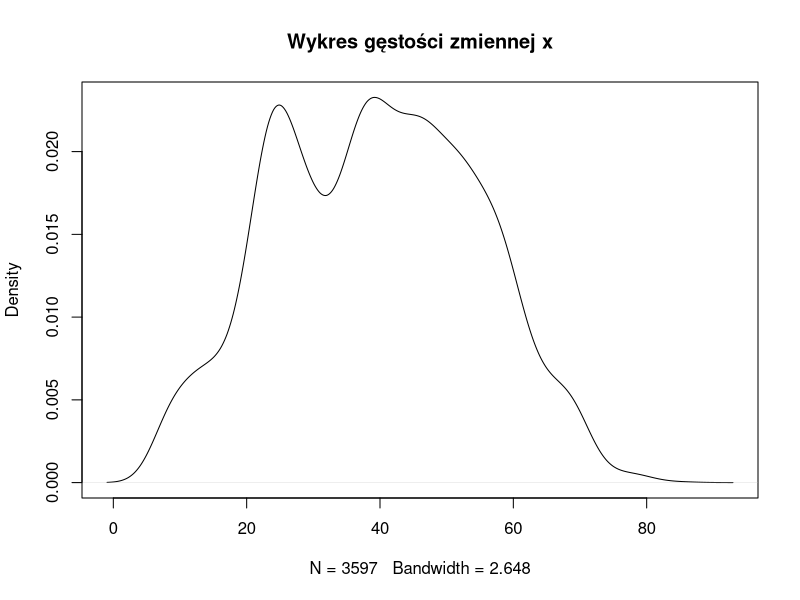
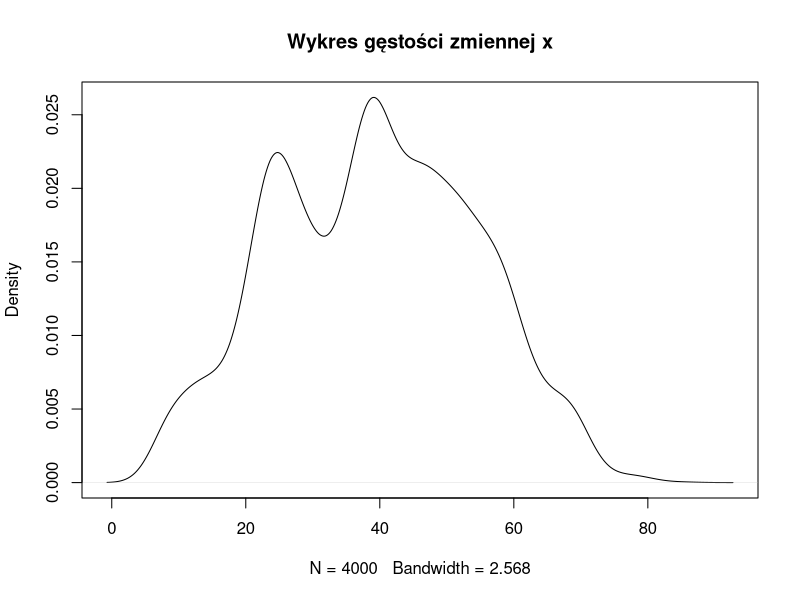
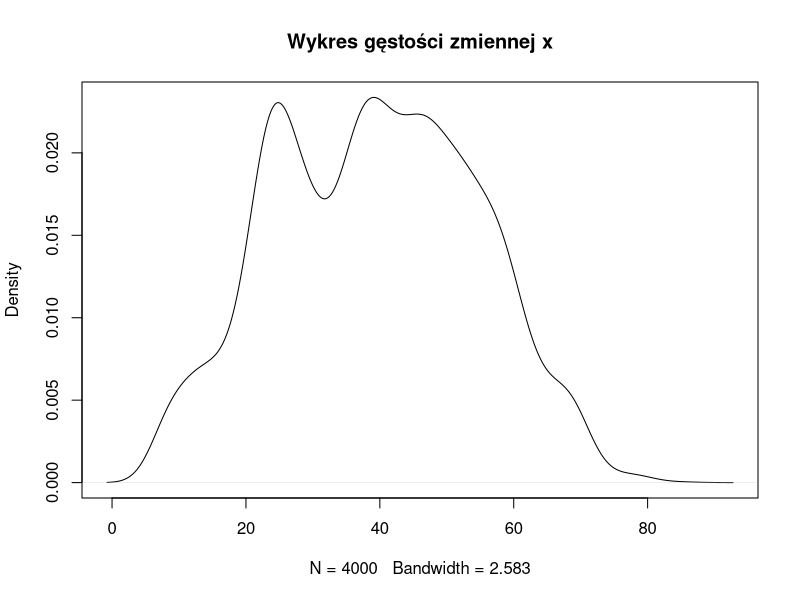
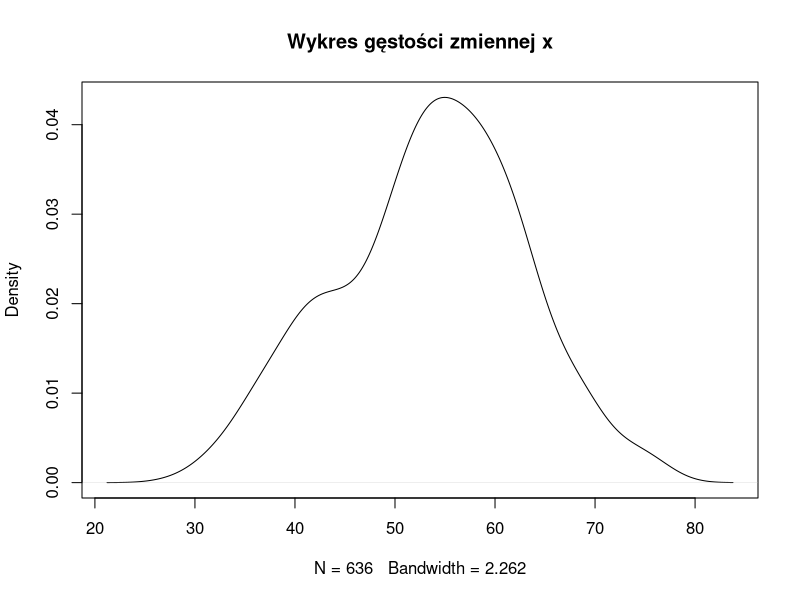
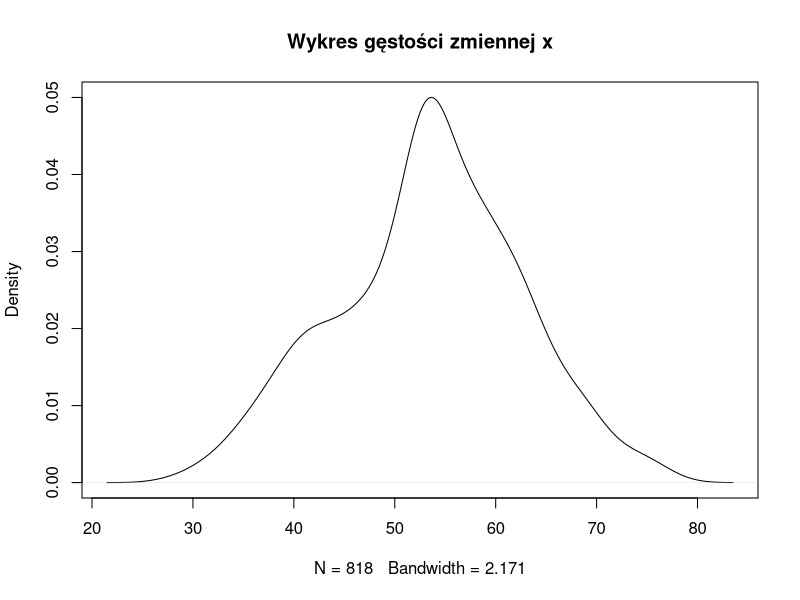
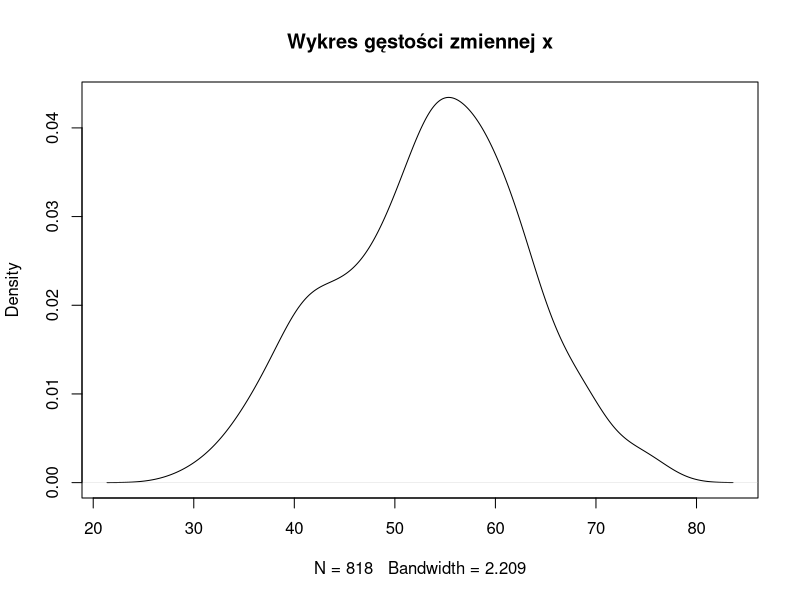
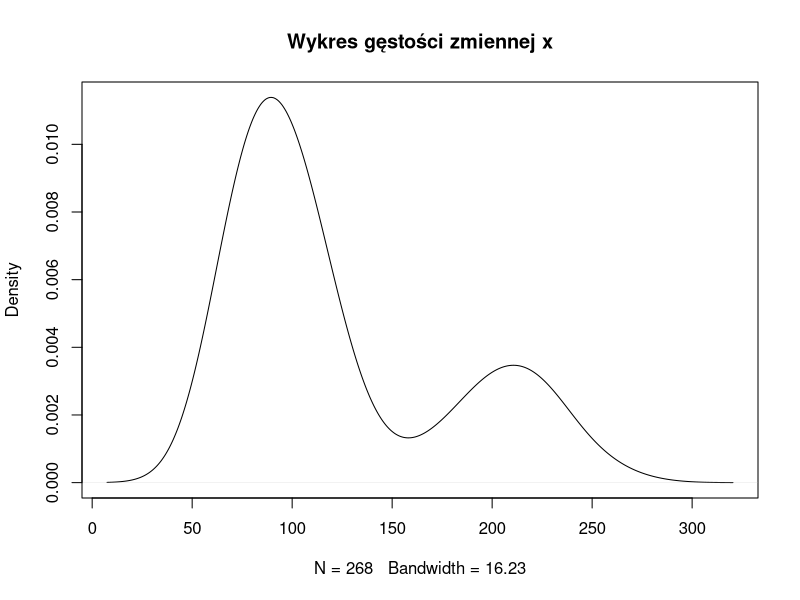
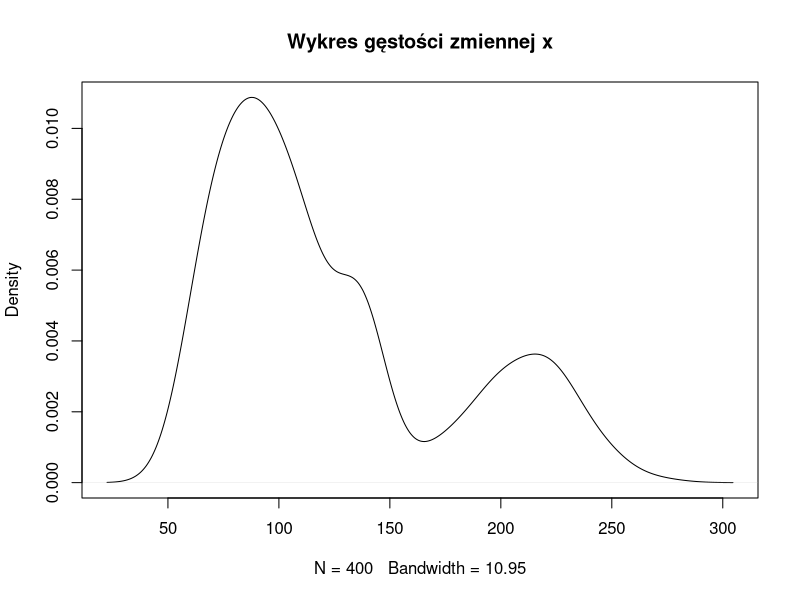

R code for these plots, in order:
library(VIM)
library(caret)
library(psych)

# Wczytanie danych --------------------------------------------------------
dane_S<-read.csv("zad2_Stroke.csv", sep = ";")
dane_A<-read.csv("zad2_Airline.csv", sep = ";")
dane_H<-read.csv("zad2_Heart.csv", sep = ";")

# Zamiana na wartosci numeryczne ------------------------------------------
str(dane_S)
dane_S[,2]<-as.numeric(gsub(",", ".", gsub("\\.", "", dane_S[,2])))
dane_S[,8]<-as.numeric(gsub(",", ".", gsub("\\.", "", dane_S[,8])))
dane_S[,9]<-as.numeric(gsub(",", ".", gsub("\\.", "", dane_S[,9])))

str(dane_H)
dane_H[,10]<-as.numeric(gsub(",", ".", gsub("\\.", "", dane_H[,10])))
#wyswietlenie brakow 
braki_w_kolumnachS <- colSums(is.na(dane_S))
braki_w_kolumnachH <- colSums(is.na(dane_H))
braki_w_kolumnachA <- colSums(is.na(dane_A))

# Metoda I ----------------------------------------------------------------
dane_S1<-na.omit(dane_S)
dane_A1<-na.omit(dane_A)
dane_H1<-na.omit(dane_H)



# Modyfikacja danych i budowa modeli 
# Zbior stroke 
dummy_data <- dummyVars(~ work_type, data = dane_S1)
dummy_data_transformed <- as.data.frame(predict(dummy_data, newdata = dane_S1))
dane_S1 <- cbind(dane_S1, dummy_data_transformed)

dummy_data <- dummyVars(~ Residence_type, data = dane_S1)
dummy_data_transformed <- as.data.frame(predict(dummy_data, newdata = dane_S1))
dane_S1 <- cbind(dane_S1, dummy_data_transformed)

dummy_data <- dummyVars(~ smoking_status, data = dane_S1)
dummy_data_transformed <- as.data.frame(predict(dummy_data, newdata = dane_S1))
dane_S1 <- cbind(dane_S1, dummy_data_transformed)

dane_S1$gender <- ifelse(dane_S1$gender == "Male", 1, 0)
dane_S1$ever_married <- ifelse(dane_S1$ever_married == "Yes", 1, 0)
dane_S1$Stroke <- dane_S1$stroke
dane_S1 <- dane_S1[,-c(6,7,10,11,16,17)]
str(dane_S1$age)
dane_S1$Stroke <- as.factor(dane_S1$Stroke)
# Podzial na zbior uczacy i testowy dla zbioru stroke
set.seed(123)
ind <- sample(2, nrow(dane_S1), replace = TRUE, prob = c(0.7, 0.3))
train_set1 <- dane_S1[ind==1,]
test_set1  <- dane_S1[ind==2,]

# Regresja logistyczna
formula <- Stroke~.
model <- glm(formula , data = train_set1, family = binomial)

# Predykcja na zbiorze testowym
predictions <- predict(model, test_set1, type = 'response')

# Zamiana prawdopodobienstwa na 0 i 1 
predicted_classes <- ifelse(predictions >= 0.5, 1,0)
predicted_classes <- as.factor(predicted_classes)
confusionMatrix(predicted_classes, test_set1$Stroke)


# Zbior Heart
str(dane_H1)
dane_H1$Sex <- ifelse(dane_H1$Sex == "M", 1, 0)
dane_H1$ExerciseAngina <- ifelse(dane_H1$ExerciseAngina == "N",1,0)
dane_H1$Oldpeak <- as.numeric(gsub(",", ".", gsub("\\.", "", dane_H1$Oldpeak)))
dane_H1$HeartDisease <- as.factor(dane_H1$HeartDisease)


dummy_data <- dummyVars(~ ChestPainType, data = dane_H1)
dummy_data_transformed <- as.data.frame(predict(dummy_data, newdata = dane_H1))
dane_H1 <- cbind(dane_H1, dummy_data_transformed)

dummy_data <- dummyVars(~ RestingECG, data = dane_H1)
dummy_data_transformed <- as.data.frame(predict(dummy_data, newdata = dane_H1))
dane_H1 <- cbind(dane_H1, dummy_data_transformed)

dummy_data <- dummyVars(~ ST_Slope, data = dane_H1)
dummy_data_transformed <- as.data.frame(predict(dummy_data, newdata = dane_H1))
dane_H1 <- cbind(dane_H1, dummy_data_transformed)

dane_H1$heartDisease <- dane_H1$HeartDisease
dane_H1 <- dane_H1[,-c(3,7,11,12,16,19,22)]
str(dane_H1)

# Podzial na zbior uczacy i testowy heart 
set.seed(123)
ind <- sample(2, nrow(dane_H1), replace = TRUE, prob = c(0.7, 0.3))
train_set2 <- dane_H1[ind==1,]
test_set2  <- dane_H1[ind==2,]

# Model 
formula <- heartDisease~.
model <- glm(formula , data = train_set2, family = binomial)

# Predykcja na zbiorze testowym
predictions <- predict(model, test_set2, type = 'response')

#Zamiana prawdopodobienstwa na 0 i 1 
predicted_classes <- ifelse(predictions >= 0.5, 1,0)
predicted_classes <- as.factor(predicted_classes)
confusionMatrix(predicted_classes, test_set2$heartDisease)

# Zbior Airline 
str(dane_A1)

dane_A1$satisfaction <- as.factor(dane_A1$satisfaction)
dane_A1$satisfaction <- as.integer(dane_A1$satisfaction)-1
dane_A1$satisfaction <- as.factor(dane_A1$satisfaction)

dane_A1$Gender <- ifelse(dane_A1$Gender == "Male",1,0)
dane_A1$Customer.Type <- ifelse(dane_A1$Customer.Type == "Loyal Customer",1,0)
dane_A1$Type.of.Travel <- ifelse(dane_A1$Type.of.Travel == "Personal Travel",1,0)

dummy_data <- dummyVars(~ Class, data = dane_A1)
dummy_data_transformed <- as.data.frame(predict(dummy_data, newdata = dane_A1))
dane_A1 <- cbind(dane_A1, dummy_data_transformed)

dane_A1$Satisfaction <- dane_A1$satisfaction 
dane_A1 <- dane_A1[,-c(1,6,26)]
str(dane_A1)

# Podzial na zbior uczacy i testowy heart 
set.seed(123)
ind <- sample(2, nrow(dane_A1), replace = TRUE, prob = c(0.7, 0.3))
train_set3 <- dane_A1[ind==1,]
test_set3  <- dane_A1[ind==2,]

# Model 
formula <- Satisfaction~.
model <- glm(formula , data = train_set3, family = binomial)

# Predykcja na zbiorze testowym
predictions <- predict(model, test_set3, type = 'response')

# Zamiana prawdopodobienstwa na 0 i 1 
predicted_classes <- ifelse(predictions >= 0.5, 1,0)
predicted_classes <- as.factor(predicted_classes)
confusionMatrix(predicted_classes, test_set3$Satisfaction)



# Sprawdzenie wartosci odstających ----------------------------------------
dane_S3<-na.omit(dane_S)
dane_A3<-na.omit(dane_A)
dane_H3<-na.omit(dane_H)
# Funkcja do wykrywania wartosci odstających na podstawie odchylenia standardowego
detect_outliers_std <- function(series, n_std = 3) {
  mean_val <- mean(series)
  std_val <- sd(series)
  lower_bound <- mean_val - n_std * std_val
  upper_bound <- mean_val + n_std * std_val
  outliers <- (series < lower_bound) | (series > upper_bound)
  return(data.frame(Liczba_Obserwacji = sum(outliers), Dolna_Granica = lower_bound, Gorna_Granica = upper_bound))
}


# Obliczenie wartosci odstajacych dla kazdego zbioru danych ---------------
# Funkcje do wykrywania wartosci odstających dla kazdej kolumny
outliers_std <- lapply(dane_A3, detect_outliers_std)
# Tworzenie ramki danych
outliers_std_df <- do.call(rbind, outliers_std)
outliers_std_df$Nazwa_Zmiennej <- rownames(outliers_std_df)
rownames(outliers_std_df) <- NULL
# Wyswietlenie wynikowych ramek danych
print("\nOutliers Standard Deviation:")
print(outliers_std_df) 

# Funkcje do wykrywania wartosci odstających dla kazdej kolumny
outliers_std <- lapply(dane_H3, detect_outliers_std)
# Tworzenie ramki danych dla obu metod
outliers_std_df <- do.call(rbind, outliers_std)
outliers_std_df$Nazwa_Zmiennej <- rownames(outliers_std_df)
rownames(outliers_std_df) <- NULL
# Wyswietlenie wynikowych ramek danych
print("\nOutliers Standard Deviation:")
print(outliers_std_df)

# Funkcje do wykrywania wartosci odstających dla kazdej kolumny
outliers_std <- lapply(dane_S3, detect_outliers_std)
# Tworzenie ramki danych dla obu metod
outliers_std_df <- do.call(rbind, outliers_std)
outliers_std_df$Nazwa_Zmiennej <- rownames(outliers_std_df)

rownames(outliers_std_df) <- NULL
# Wyswietlenie wynikowych ramek danych
print("\nOutliers Standard Deviation:")
print(outliers_std_df)



# Metoda II ---------------------------------------------------------------

# Dane_A
sum(is.na(dane_A$Customer.Type))
unique(dane_A$Customer.Type)
table(dane_A$Customer.Type)
dane_A$Customer.Type[is.na(dane_A$Customer.Type)] <- sample (c('Loyal Customer','disloyal Customer'), prob=c(.80,.20))

sum(is.na(dane_A[,4]))
dane_A$Age[is.na(dane_A[,4])]<-round(mean(dane_A[,4],na.rm=TRUE),0)
unique(dane_A[,4])
table(dane_A[,4])

sum(is.na(dane_A[,11]))
unique(dane_A[,11])
table(dane_A[,11])
dane_A$Gate.location[is.na(dane_A[,11])]<-3
sum(is.na(dane_A[,11]))

sum(is.na(dane_A[,23]))
median(dane_A1[,23])
unique(dane_A[,23])
table(dane_A[,23])
dane_A$Arrival.Delay.in.Minutes[is.na(dane_A[,23])]<-median(dane_A1[,23])
sum(is.na(dane_A[,23]))

sum(is.na(dane_A))

# Dane_H
sum(is.na(dane_H[,1]))
unique(dane_H[,1])
table(dane_H[,1])
dane_H$Age[is.na(dane_H[,1])]<-round(mean(dane_H[,1],na.rm=TRUE),0)
sum(is.na(dane_H[,1]))

sum(is.na(dane_H[,5]))
unique(dane_H[,5])
table(dane_H[,5])
dane_H$Cholesterol[is.na(dane_H[,5])]<-median(dane_H1[,5])
sum(is.na(dane_H[,5]))

sum(is.na(dane_H[,7]))
unique(dane_H[,7])
table(dane_H[,7])
dane_H$RestingECG[is.na(dane_H[,7])]<-"Normal"
sum(is.na(dane_H[,7]))

sum(is.na(dane_H[,9]))
unique(dane_H[,9])
table(dane_H[,9])
dane_H$ExerciseAngina[is.na(dane_H$ExerciseAngina)] <- sample (c('N','Y'), prob=c(.6,.4))
sum(is.na(dane_H[,9]))

sum(is.na(dane_H[,10]))
unique(dane_H[,10])
table(dane_H[,10])
dane_H$Oldpeak[is.na(dane_H[,10])]<-median(dane_H1[,10])
sum(is.na(dane_H[,10]))

sum(is.na(dane_H))

# Dane_S
sum(is.na(dane_S[,4]))
unique(dane_S[,4])
table(dane_S[,4])
dane_S$heart_disease[is.na(dane_S[,4])]<-0
sum(is.na(dane_S[,4]))

sum(is.na(dane_S[,6]))
unique(dane_S[,6])
table(dane_S[,6])
dane_S$work_type[is.na(dane_S[,6])]<-"Private"
sum(is.na(dane_S[,6]))

sum(is.na(dane_S[,8]))
unique(dane_S[,8])
table(dane_S[,8])
dane_S$avg_glucose_level[is.na(dane_S[,8])]<-round(mean(dane_H[,8],na.rm=TRUE),0)
sum(is.na(dane_S[,8]))

sum(is.na(dane_S[,9]))
unique(dane_S[,9])
table(dane_S[,9])
dane_S$bmi[is.na(dane_S[,9])]<-median(dane_S1[,9])
sum(is.na(dane_S[,9]))

sum(is.na(dane_S))


# Budowa modelu dla metody II ----------------------------------------------
dane_SII<-dane_S
dane_AII<-dane_A
dane_HII<-dane_H
#dane_SII
#dane_AII
#dane_HII


# Modyfikacja danych i budowa modeli 
# Zbior stroke 
dummy_data <- dummyVars(~ work_type, data = dane_SII)
dummy_data_transformed <- as.data.frame(predict(dummy_data, newdata = dane_SII))
dane_SII <- cbind(dane_SII, dummy_data_transformed)

dummy_data <- dummyVars(~ Residence_type, data = dane_SII)
dummy_data_transformed <- as.data.frame(predict(dummy_data, newdata = dane_SII))
dane_SII <- cbind(dane_SII, dummy_data_transformed)

dummy_data <- dummyVars(~ smoking_status, data = dane_SII)
dummy_data_transformed <- as.data.frame(predict(dummy_data, newdata = dane_SII))
dane_SII <- cbind(dane_SII, dummy_data_transformed)

dane_SII$gender <- ifelse(dane_SII$gender == "Male", 1, 0)
dane_SII$ever_married <- ifelse(dane_SII$ever_married == "Yes", 1, 0)
dane_SII$Stroke <- dane_SII$stroke
dane_SII <- dane_SII[,-c(6,7,10,11,16,17)]
str(dane_SII$age)
dane_SII$Stroke <- as.factor(dane_SII$Stroke)
# Podzial na zbior uczacy i testowy dla zbioru stroke
set.seed(123)
ind <- sample(2, nrow(dane_SII), replace = TRUE, prob = c(0.7, 0.3))
train_set1 <- dane_SII[ind==1,]
test_set1  <- dane_SII[ind==2,]

# Regresja logistyczna
formula <- Stroke~.
model <- glm(formula , data = train_set1, family = binomial)

# Predykcja na zbiorze testowym
predictions <- predict(model, test_set1, type = 'response')

# Zamiana prawdopodobienstwa na 0 i 1 
predicted_classes <- ifelse(predictions >= 0.5, 1,0)
predicted_classes <- as.factor(predicted_classes)
confusionMatrix(predicted_classes, test_set1$Stroke)


# Zbior Heart
str(dane_HII)
dane_HII$Sex <- ifelse(dane_HII$Sex == "M", 1, 0)
dane_HII$ExerciseAngina <- ifelse(dane_HII$ExerciseAngina == "N",1,0)
dane_HII$Oldpeak <- as.numeric(gsub(",", ".", gsub("\\.", "", dane_HII$Oldpeak)))
dane_HII$HeartDisease <- as.factor(dane_HII$HeartDisease)


dummy_data <- dummyVars(~ ChestPainType, data = dane_HII)
dummy_data_transformed <- as.data.frame(predict(dummy_data, newdata = dane_HII))
dane_HII <- cbind(dane_HII, dummy_data_transformed)

dummy_data <- dummyVars(~ RestingECG, data = dane_HII)
dummy_data_transformed <- as.data.frame(predict(dummy_data, newdata = dane_HII))
dane_HII <- cbind(dane_HII, dummy_data_transformed)

dummy_data <- dummyVars(~ ST_Slope, data = dane_HII)
dummy_data_transformed <- as.data.frame(predict(dummy_data, newdata = dane_HII))
dane_HII <- cbind(dane_HII, dummy_data_transformed)

dane_HII$heartDisease <- dane_HII$HeartDisease
dane_HII <- dane_HII[,-c(3,7,11,12,16,19,22)]
str(dane_HII)

# Podzial na zbior uczacy i testowy heart 
set.seed(123)
ind <- sample(2, nrow(dane_HII), replace = TRUE, prob = c(0.7, 0.3))
train_set2 <- dane_HII[ind==1,]
test_set2  <- dane_HII[ind==2,]

# Model 
formula <- heartDisease~.
model <- glm(formula , data = train_set2, family = binomial)

# Predykcja na zbiorze testowym
predictions <- predict(model, test_set2, type = 'response')

#Zamiana prawdopodobienstwa na 0 i 1 
predicted_classes <- ifelse(predictions >= 0.5, 1,0)
predicted_classes <- as.factor(predicted_classes)
confusionMatrix(predicted_classes, test_set2$heartDisease)

# Zbior Airline 
str(dane_AII)

dane_AII$satisfaction <- as.factor(dane_AII$satisfaction)
dane_AII$satisfaction <- as.integer(dane_AII$satisfaction)-1
dane_AII$satisfaction <- as.factor(dane_AII$satisfaction)

dane_AII$Gender <- ifelse(dane_AII$Gender == "Male",1,0)
dane_AII$Customer.Type <- ifelse(dane_AII$Customer.Type == "Loyal Customer",1,0)
dane_AII$Type.of.Travel <- ifelse(dane_AII$Type.of.Travel == "Personal Travel",1,0)

dummy_data <- dummyVars(~ Class, data = dane_AII)
dummy_data_transformed <- as.data.frame(predict(dummy_data, newdata = dane_AII))
dane_AII <- cbind(dane_AII, dummy_data_transformed)

dane_AII$Satisfaction <- dane_AII$satisfaction 
dane_AII <- dane_AII[,-c(1,6,26)]
str(dane_AII)

# Podzial na zbior uczacy i testowy heart 
set.seed(123)
ind <- sample(2, nrow(dane_AII), replace = TRUE, prob = c(0.7, 0.3))
train_set3 <- dane_AII[ind==1,]
test_set3  <- dane_AII[ind==2,]

# Model 
formula <- Satisfaction~.
model <- glm(formula , data = train_set3, family = binomial)

# Predykcja na zbiorze testowym
predictions <- predict(model, test_set3, type = 'response')

# Zamiana prawdopodobienstwa na 0 i 1 
predicted_classes <- ifelse(predictions >= 0.5, 1,0)
predicted_classes <- as.factor(predicted_classes)
confusionMatrix(predicted_classes, test_set3$Satisfaction)






# Metoda III i budowa modelu---------------------------------------------------------------
install.packages("VIM")
library(VIM)
library(caret)

dane_S<-read.csv("zad2_Stroke.csv", sep = ";")
dane_A<-read.csv("zad2_Airline.csv", sep = ";")
dane_H<-read.csv("zad2_Heart.csv", sep = ";")

dane_S[,2]<-as.numeric(gsub(",", ".", gsub("\\.", "", dane_S[,2])))
dane_S[,8]<-as.numeric(gsub(",", ".", gsub("\\.", "", dane_S[,8])))
dane_S[,9]<-as.numeric(gsub(",", ".", gsub("\\.", "", dane_S[,9])))
dane_S$age <- as.integer(dane_S$age)
dane_S$stroke <- as.factor(dane_S$stroke)
columns_with_na1 <- colnames(dane_A)[colSums(is.na(dane_A)) > 0]
columns_with_na2 <- colnames(dane_S)[colSums(is.na(dane_S)) > 0]
columns_with_na3 <- colnames(dane_H)[colSums(is.na(dane_H)) > 0]

# Imputacja brakujacych danych za pomoca k-nn
imputed_A <- kNN(dane_A,columns_with_na1, k = 5,imp_var = FALSE)
imputed_S <- kNN(dane_S,columns_with_na2, k = 5,imp_var = FALSE)
imputed_H <- kNN(dane_H,columns_with_na3, k = 5,imp_var = FALSE)

# Modyfikacja danych 
# Zbior stroke 
dummy_data <- dummyVars(~ work_type, data = imputed_S)
dummy_data_transformed <- as.data.frame(predict(dummy_data, newdata = imputed_S))
imputed_S <- cbind(imputed_S, dummy_data_transformed)

dummy_data <- dummyVars(~ Residence_type, data = imputed_S)
dummy_data_transformed <- as.data.frame(predict(dummy_data, newdata = imputed_S))
imputed_S <- cbind(imputed_S, dummy_data_transformed)

dummy_data <- dummyVars(~ smoking_status, data = imputed_S)
dummy_data_transformed <- as.data.frame(predict(dummy_data, newdata = imputed_S))
imputed_S <- cbind(imputed_S, dummy_data_transformed)

imputed_S$gender <- ifelse(imputed_S$gender == "Male", 1, 0)
imputed_S$ever_married <- ifelse(imputed_S$ever_married == "Yes", 1, 0)
imputed_S$Stroke <- imputed_S$stroke
imputed_S <- imputed_S[,-c(6,7,10,11,16,17)]
str(imputed_S$age)

# Podzial na zbior uczacy i testowy dla zbioru stroke
set.seed(123)
ind <- sample(2, nrow(imputed_S), replace = TRUE, prob = c(0.7, 0.3))
train_set1 <- imputed_S[ind==1,]
test_set1  <- imputed_S[ind==2,]

# Regresja logistyczna
formula <- Stroke~.
model <- glm(formula , data = train_set1, family = binomial)

# Predykcja na zbiorze testowym
predictions <- predict(model, test_set1, type = 'response')

# Zamiana prawdopodobienstwa na 0 i 1 
predicted_classes <- ifelse(predictions >= 0.5, 1,0)
predicted_classes <- as.factor(predicted_classes)
confusionMatrix(predicted_classes, test_set1$Stroke)


# Zbior Heart
str(imputed_H)
imputed_H$Sex <- ifelse(imputed_H$Sex == "M", 1, 0)
imputed_H$ExerciseAngina <- ifelse(imputed_H$ExerciseAngina == "N",1,0)
imputed_H$Oldpeak <- as.numeric(gsub(",", ".", gsub("\\.", "", imputed_H$Oldpeak)))
imputed_H$HeartDisease <- as.factor(imputed_H$HeartDisease)


dummy_data <- dummyVars(~ ChestPainType, data = imputed_H)
dummy_data_transformed <- as.data.frame(predict(dummy_data, newdata = imputed_H))
imputed_H <- cbind(imputed_H, dummy_data_transformed)

dummy_data <- dummyVars(~ RestingECG, data = imputed_H)
dummy_data_transformed <- as.data.frame(predict(dummy_data, newdata = imputed_H))
imputed_H <- cbind(imputed_H, dummy_data_transformed)

dummy_data <- dummyVars(~ ST_Slope, data = imputed_H)
dummy_data_transformed <- as.data.frame(predict(dummy_data, newdata = imputed_H))
imputed_H <- cbind(imputed_H, dummy_data_transformed)

imputed_H$heartDisease <- imputed_H$HeartDisease
imputed_H <- imputed_H[,-c(3,7,11,12,16,19,22)]
str(imputed_H)

# Podzial na zbior uczacy i testowy heart 
set.seed(123)
ind <- sample(2, nrow(imputed_H), replace = TRUE, prob = c(0.7, 0.3))
train_set2 <- imputed_H[ind==1,]
test_set2  <- imputed_H[ind==2,]

# Model 
formula <- heartDisease~.
model <- glm(formula , data = train_set2, family = binomial)

# Predykcja na zbiorze testowym
predictions <- predict(model, test_set2, type = 'response')

#Zamiana prawdopodobienstwa na 0 i 1 
predicted_classes <- ifelse(predictions >= 0.5, 1,0)
predicted_classes <- as.factor(predicted_classes)
confusionMatrix(predicted_classes, test_set2$heartDisease)

# Zbior Airline 
str(imputed_A)

imputed_A$satisfaction <- as.factor(imputed_A$satisfaction)
imputed_A$satisfaction <- as.integer(imputed_A$satisfaction)-1
imputed_A$satisfaction <- as.factor(imputed_A$satisfaction)

imputed_A$Gender <- ifelse(imputed_A$Gender == "Male",1,0)
imputed_A$Customer.Type <- ifelse(imputed_A$Customer.Type == "Loyal Customer",1,0)
imputed_A$Type.of.Travel <- ifelse(imputed_A$Type.of.Travel == "Personal Travel",1,0)

dummy_data <- dummyVars(~ Class, data = imputed_A)
dummy_data_transformed <- as.data.frame(predict(dummy_data, newdata = imputed_A))
imputed_A <- cbind(imputed_A, dummy_data_transformed)

imputed_A$Satisfaction <- imputed_A$satisfaction 
imputed_A <- imputed_A[,-c(1,6,26)]
str(imputed_A)

# Podzial na zbior uczacy i testowy heart 
set.seed(123)
ind <- sample(2, nrow(imputed_A), replace = TRUE, prob = c(0.7, 0.3))
train_set3 <- imputed_A[ind==1,]
test_set3  <- imputed_A[ind==2,]

# Model 
formula <- Satisfaction~.
model <- glm(formula , data = train_set3, family = binomial)

# Predykcja na zbiorze testowym
predictions <- predict(model, test_set3, type = 'response')

# Zamiana prawdopodobienstwa na 0 i 1 
predicted_classes <- ifelse(predictions >= 0.5, 1,0)
predicted_classes <- as.factor(predicted_classes)
confusionMatrix(predicted_classes, test_set3$Satisfaction)


#porownanie statystyk 
dane_S<-read.csv("zad2_Stroke.csv", sep = ";")
dane_A<-read.csv("zad2_Airline.csv", sep = ";")
dane_H<-read.csv("zad2_Heart.csv", sep = ";")

braki_w_kolumnachS <- colSums(is.na(dane_S))
braki_w_kolumnachH <- colSums(is.na(dane_H))
braki_w_kolumnachA <- colSums(is.na(dane_A))

#braki w kolumnach Age, customer.type,gate.location, arrival.delay.in.minutes
describe(dane_A)
describe(dane_A1)
describe(dane_AII)
describe(imputed_A)

#braki w kolumnach Age, cholesterol, restingECG, excersiceangina, oldpeak
describe(dane_H)
describe(dane_H1)
describe(dane_HII)
describe(imputed_H)

#braki w kolumnach heart_disease,work_type, avg_glucose_level, bmi 
describe(dane_S)
describe(dane_S1)
describe(dane_SII)
describe(imputed_S)
#zmiana rozkladu zmiennych 
#do oceny zmianu rozkladu zmiennych posluzy nam wykres gestosci, 
#dla przykladu zostanie omowiona jedna zmienna z kazdego zestawu  

plot(density(dane_A1$Age), main = "Wykres gęstości zmiennej x")
plot(density(dane_AII$Age), main = "Wykres gęstości zmiennej x")
plot(density(imputed_A$Age), main = "Wykres gęstości zmiennej x")

plot(density(dane_H1$Age), main = "Wykres gęstości zmiennej x")
plot(density(dane_HII$Age), main = "Wykres gęstości zmiennej x")
plot(density(imputed_H$Age), main = "Wykres gęstości zmiennej x")

plot(density(dane_S1$avg_glucose_level), main = "Wykres gęstości zmiennej x")
plot(density(dane_SII$avg_glucose_level), main = "Wykres gęstości zmiennej x")
plot(density(imputed_S$avg_glucose_level), main = "Wykres gęstości zmiennej x")
